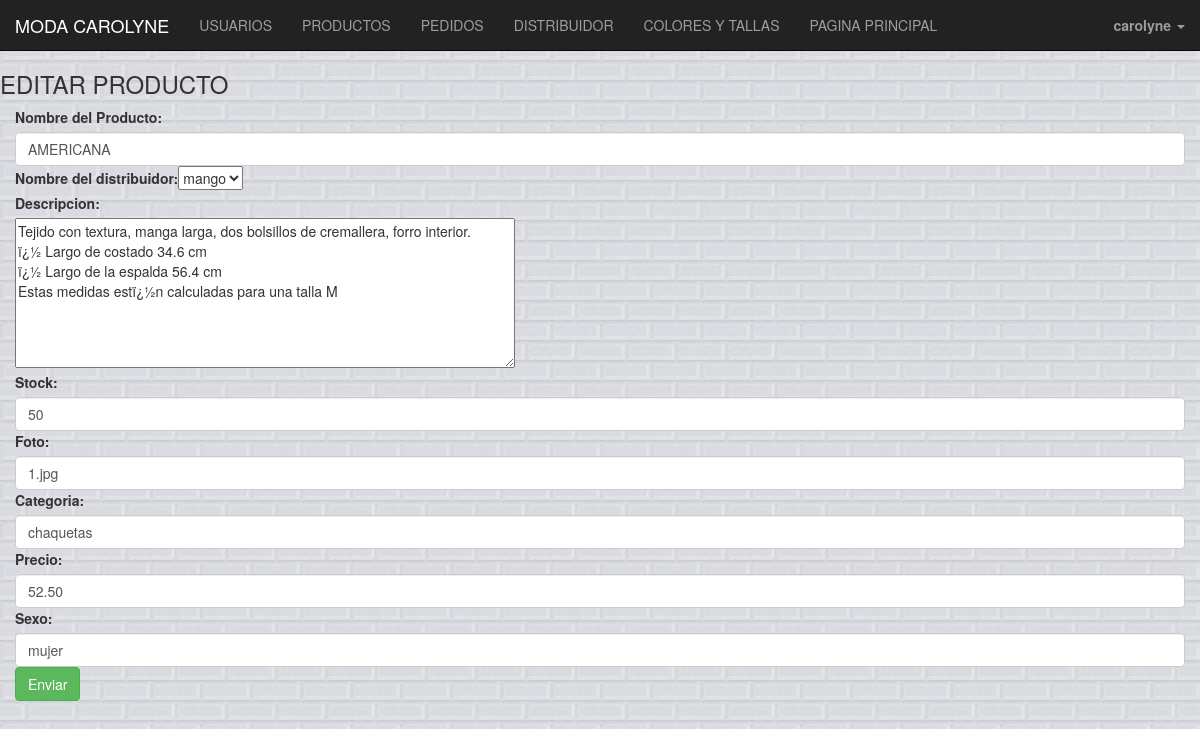
/administrador/editar-producto.php?id=100 (signed in), run on the app's committed database.
### tables this page shows
CREATE TABLE IF NOT EXISTS `producto` (
  `codproducto` int(6) NOT NULL AUTO_INCREMENT,
  `coddistribuidor` int(6) NOT NULL,
  `nombre` varchar(50) NOT NULL,
  `descripcion` varchar(3000) NOT NULL,
  `stock` int(6) NOT NULL,
  `foto` varchar(200) NOT NULL,
  `categoria` varchar(30) NOT NULL,
  `precio` double(4,2) NOT NULL,
  `sexo` varchar(10) NOT NULL,
  PRIMARY KEY (`codproducto`),
  KEY `fk_producto_1_idx` (`coddistribuidor`)
);

### administrador/editar-producto.php (the view, shortened to what this page needs)
<!DOCTYPE html>
<html>
  <head>
      <link rel="stylesheet" href="http://maxcdn.bootstrapcdn.com/bootstrap/3.3.5/css/bootstrap.min.css">
      <link rel="stylesheet" href="../css/administrador.css">
</head>
  <body>
    <?php
        include "../plantilla/cabeceradmin.php"
    ?>
<body>
       <h3>EDITAR PRODUCTO</h3>
 <div id="center" class="container">
   <?php
   $connection = new mysqli("localhost","root","carolyne","tienda");
   if(!isset($_POST['envia'])){
   $id=$_GET['id'];
   $consulta=("SELECT * FROM producto where codproducto=$id");
    $result=$connection->query($consulta);
    $obj = $result->fetch_object();
    echo "<form method='post' action='#'>";
    echo " <label>Nombre del Producto:</label><br>";
    echo "<input type='text' name='nombre'  value='$obj->nombre' class='form-control'>";
    echo " <label>Nombre del distribuidor:</label>";
    echo "<select>";
    $consulta1="SELECT DISTINCT d.nombre FROM producto p join distribuidor d on p.coddistribuidor=d.coddistribuidor;";
        $result1=$connection->query($consulta1);
  while( $obj1 = $result1->fetch_object()){
    echo "<option value='$obj->coddistribuidor'>$obj1->nombre</option>";
  }
  echo "</select><br>";
    echo " <label>Descripcion:</label> <br>";
    echo "<textarea name='descripcion' style='width: 500px; height: 150px;' >$obj->descripcion</textarea> <br>";
    echo " <label>Stock:</label>";
    echo  "<input type='text' name='stock'  value='$obj->stock' class='form-control'>";
    echo " <label>Foto:</label>";
    echo  "<input type='text' name='foto'  value='$obj->foto' class='form-control'>";
    echo " <label>Categoria:</label>";
    echo  "<input type='text' name='categoria'  value='$obj->categoria' class='form-control'>";
    echo " <label>Precio:</label>";
    echo  "<input type='text' name='precio'  value='$obj->precio' class='form-control'>";
    echo " <label>Sexo:</label>";
    echo  "<input type='text' name='sexo'  value='$obj->sexo' class='form-control'>";
    echo "<input type='submit' name='envia' class='btn btn-success' value='Enviar'>";
    echo "</form>";
}
?>
</div>
</body>
</html>

### css/administrador.css (style rules this page uses)
body { background-image: url("../imagenes/fondo.jpg") }
#center { width: 100%; height: 90%; }

### data on the page
producto: nombre "AMERICANA", descripcion "Tejido con textura, manga larga, dos bolsillos de cremallera, forro interior. ï¿½ Largo de costado 34.6 cm ï¿½ Largo de la espalda 56.4 cm Estas medidas estï¿½n calculadas para una talla M", stock "50", foto "1.jpg", categoria "chaquetas", precio "52.50", sexo "mujer"

### other printed values
$_SESSION['nombre'] "carolyne"
form field value "mango"
